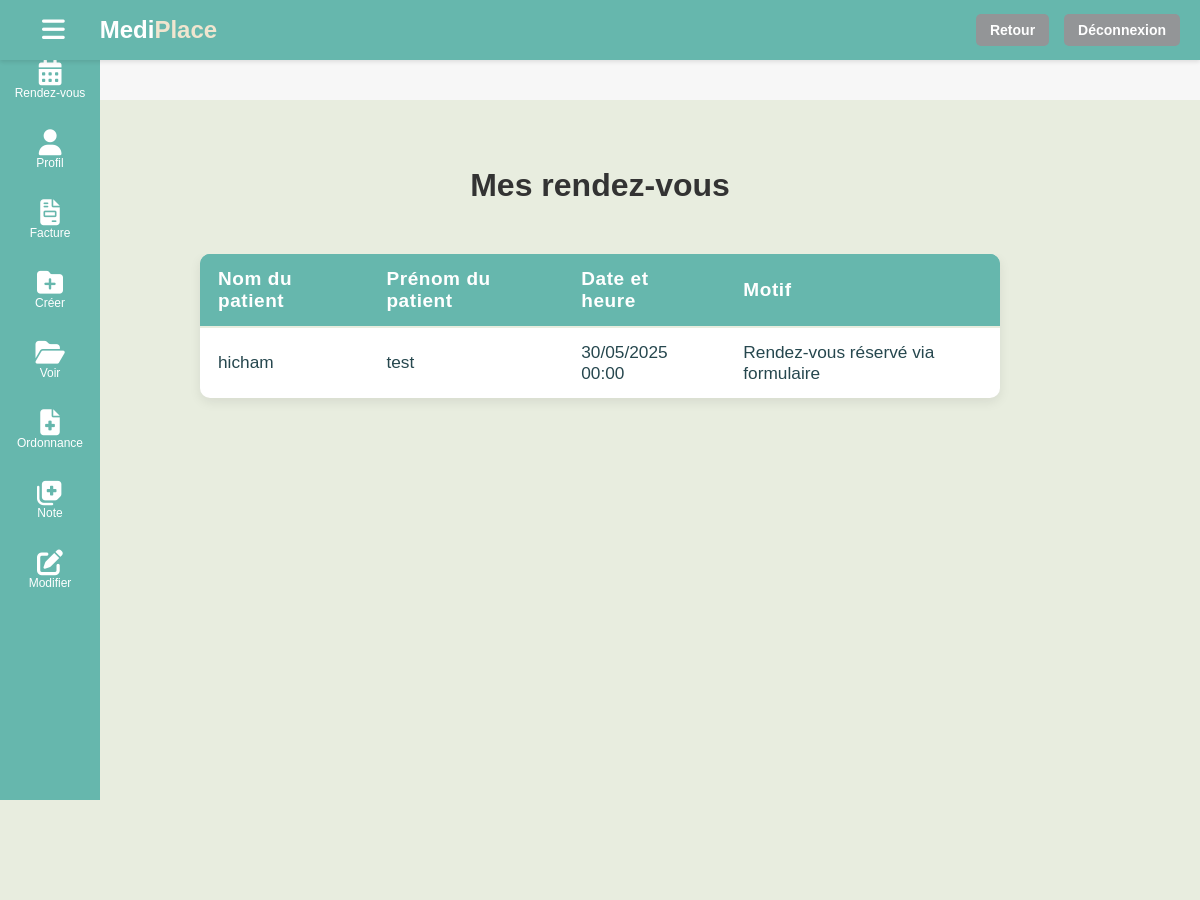
/mes-rdv-med/ (signed in), run on an earlier commit of the app's database.
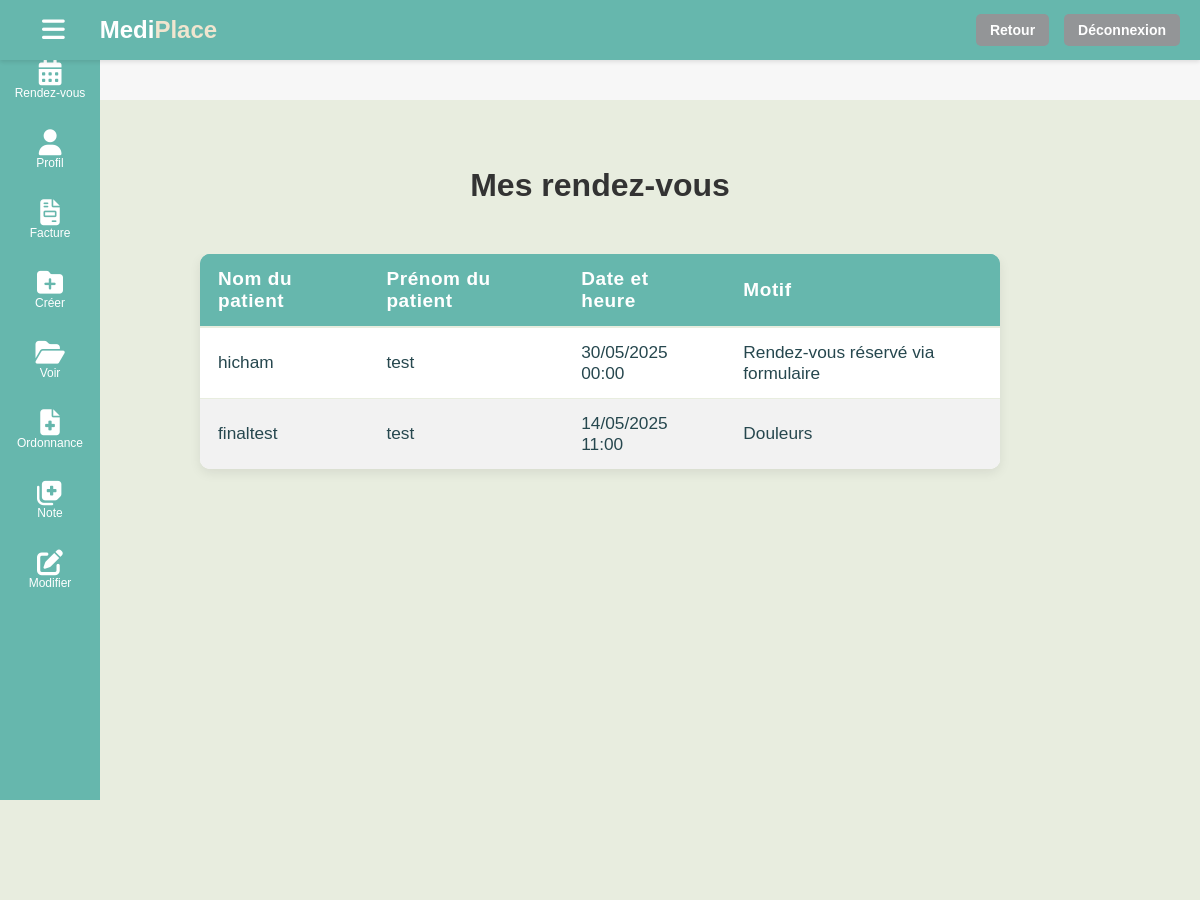
And on a later commit of the database.
### cabinet/models.py (models this page shows, shortened)
class RendezVous(models.Model):
    patient = models.ForeignKey(Patient, on_delete=models.CASCADE)
    medecin = models.ForeignKey(Medecin, on_delete=models.CASCADE)
    date = models.DateTimeField()
    motif = models.TextField()

class Patient(models.Model):
    nom = models.CharField(max_length=50)
    prenom = models.CharField(max_length=50)
    email = models.EmailField(unique=True)
    numero_telephone = models.CharField(max_length=15)
    date_naissance = models.DateField()
    mot_de_passe = models.CharField(max_length=128)

### cabinet/views.py (the view)
# urls.py: path('mes-rdv-med/', views.mes_rdv_med, name='mes_rdv_med'),
def mes_rdv_med(request):
    email_med = request.session.get('user_email')
    if not email_med:
        return redirect('login')
    try:
        medecin = Medecin.objects.get(email=email_med)
        rdvs = RendezVous.objects.filter(medecin=medecin).order_by('-date')
        return render(request, 'cabinet/mes_rdv_med.html', {'rdvs': rdvs})
    except Medecin.DoesNotExist:
        messages.error(request, "Médecin non trouvé.")
        return redirect('login')

### cabinet/templates/cabinet/mes_rdv_med.html (shortened to what this page needs)
<!DOCTYPE html>
<html lang="fr">
  <head>
    {% load static %}
    <link rel="stylesheet" href="{% static 'cabinet/css/main_pat.css' %}" />
    <link
      rel="stylesheet"
      href="https://cdnjs.cloudflare.com/ajax/libs/font-awesome/6.5.0/css/all.min.css"
    />
  </head>
  <body>
    {% include 'cabinet/headerbasepagemed.html' %}
    <div class="content" style="padding: 40px 0 0 0">
      <section class="services-section">
        <h2 class="services-title">Mes rendez-vous</h2>
        {% if rdvs %}
        <div class="table-responsive">
          <table class="modern-table">
            <thead>
              <tr>
                <th>Nom du patient</th>
                <th>Prénom du patient</th>
                <th>Date et heure</th>
                <th>Motif</th>
              </tr>
            </thead>
            <tbody>
              {% for rdv in rdvs %}
              <tr>
                <td>{{ rdv.patient.nom }}</td>
                <td>{{ rdv.patient.prenom }}</td>
                <td>{{ rdv.date|date:"d/m/Y H:i" }}</td>
                <td>{{ rdv.motif|truncatechars:50 }}</td>
              </tr>
              {% endfor %}
            </tbody>
          </table>
        </div>
        {% else %}
        <div class="empty-history-msg">
          Aucun rendez-vous prévu pour le moment.
        </div>
        {% endif %}
      </section>
      <div style="height: 240px; background-color: #e8eddf"></div>
    </div>
  </body>
</html>

What changed in the data, as far as the page shows it:
added RendezVous: patient.nom "finaltest", patient.prenom "test", date "14/05/2025 11:00", motif "Douleurs"
